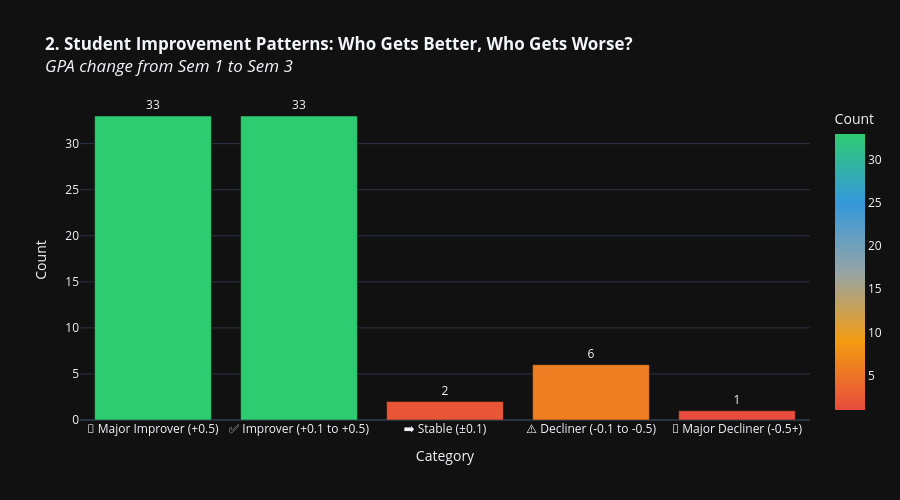

Notebook cell for this chart:
### Code cell
# ==========================================
# CHART 2: Improvers vs Decliners Analysis
# ==========================================

# Get Sem 1 and Sem 3 data for students who have both
sem1_data = trajectory_df[trajectory_df['Period_Clean'] == 'Sem 1'][['STUDENT ID', 'GPA']].copy()
sem1_data.columns = ['STUDENT ID', 'Sem1_GPA']

sem3_data = trajectory_df[trajectory_df['Period_Clean'] == 'Sem 3'][['STUDENT ID', 'GPA']].copy()
sem3_data.columns = ['STUDENT ID', 'Sem3_GPA']

improvement = sem1_data.merge(sem3_data, on='STUDENT ID', how='inner')
improvement['GPA_Change'] = improvement['Sem3_GPA'] - improvement['Sem1_GPA']

# Categorize improvement
improvement['Change_Category'] = improvement['GPA_Change'].apply(
    lambda x: '🚀 Major Improver (+0.5)' if x >= 0.5 else
             ('✅ Improver (+0.1 to +0.5)' if x > 0.1 else
             ('➡️ Stable (±0.1)' if abs(x) <= 0.1 else
             ('⚠️ Decliner (-0.1 to -0.5)' if x > -0.5 else
             ('🔻 Major Decliner (-0.5+)'))))
)

cat_counts = improvement['Change_Category'].value_counts().reindex([
    '🚀 Major Improver (+0.5)',
    '✅ Improver (+0.1 to +0.5)',
    '➡️ Stable (±0.1)',
    '⚠️ Decliner (-0.1 to -0.5)',
    '🔻 Major Decliner (-0.5+)'
]).reset_index()
cat_counts.columns = ['Category', 'Count']

fig = px.bar(
    cat_counts,
    x='Category',
    y='Count',
    title='<b>2. Student Improvement Patterns: Who Gets Better, Who Gets Worse?</b><br><i>GPA change from Sem 1 to Sem 3</i>',
    color='Count',
    color_continuous_scale=['#e74c3c', '#f39c12', '#95a5a6', '#3498db', '#2ecc71'],
    text='Count',
    height=500
)

fig.update_traces(textposition='outside')
fig.update_layout(showlegend=False)
fig.show()

# Key insights
improvers = len(improvement[improvement['GPA_Change'] > 0.1])
decliners = len(improvement[improvement['GPA_Change'] < -0.1])
print(f'\n📊 Key Insights:')
print(f'Total students tracked: {len(improvement)}')
print(f'Improvers: {improvers} ({improvers/len(improvement)*100:.1f}%)')
print(f'Decliners: {decliners} ({decliners/len(improvement)*100:.1f}%)')

# Recovery rate for failing students
failed_sem1 = improvement[improvement['Sem1_GPA'] < 2.5]
if len(failed_sem1) > 0:
    recovered = len(failed_sem1[failed_sem1['Sem3_GPA'] >= 2.5])
    print(f'\n🎯 Recovery Rate:')
    print(f'Students who failed Sem 1: {len(failed_sem1)}')
    print(f'Recovered to passing by Sem 3: {recovered} ({recovered/len(failed_sem1)*100:.1f}%)')

### Figure 1 — Plotly figure (JSON) as saved in the notebook; plotly's stock layout.template omitted (floating-point values rounded to 4 significant figures)
{"data": [{"alignmentgroup": "True", "hovertemplate": "Category=%{x}<br>Count=%{marker.color}<extra></extra>", "legendgroup": "", "marker": {"color": [33, 33, 2, 6, 1], "coloraxis": "coloraxis", "pattern": {"shape": ""}}, "name": "", "offsetgroup": "", "orientation": "v", "showlegend": false, "text": [33, 33, 2, 6, 1], "textposition": "outside", "type": "bar", "x": ["🚀 Major Improver (+0.5)", "✅ Improver (+0.1 to +0.5)", "➡️ Stable (±0.1)", "⚠️ Decliner (-0.1 to -0.5)", "🔻 Major Decliner (-0.5+)"], "xaxis": "x", "y": [33, 33, 2, 6, 1], "yaxis": "y"}], "layout": {"barmode": "relative", "coloraxis": {"colorbar": {"title": {"text": "Count"}}, "colorscale": [[0, "#e74c3c"], [0.25, "#f39c12"], [0.5, "#95a5a6"], [0.75, "#3498db"], [1, "#2ecc71"]]}, "height": 500, "legend": {"tracegroupgap": 0}, "showlegend": false, "title": {"text": "<b>2. Student Improvement Patterns: Who Gets Better, Who Gets Worse?</b><br><i>GPA change from Sem 1 to Sem 3</i>"}, "xaxis": {"anchor": "y", "domain": [0, 1], "title": {"text": "Category"}}, "yaxis": {"anchor": "x", "domain": [0, 1], "title": {"text": "Count"}}}}
